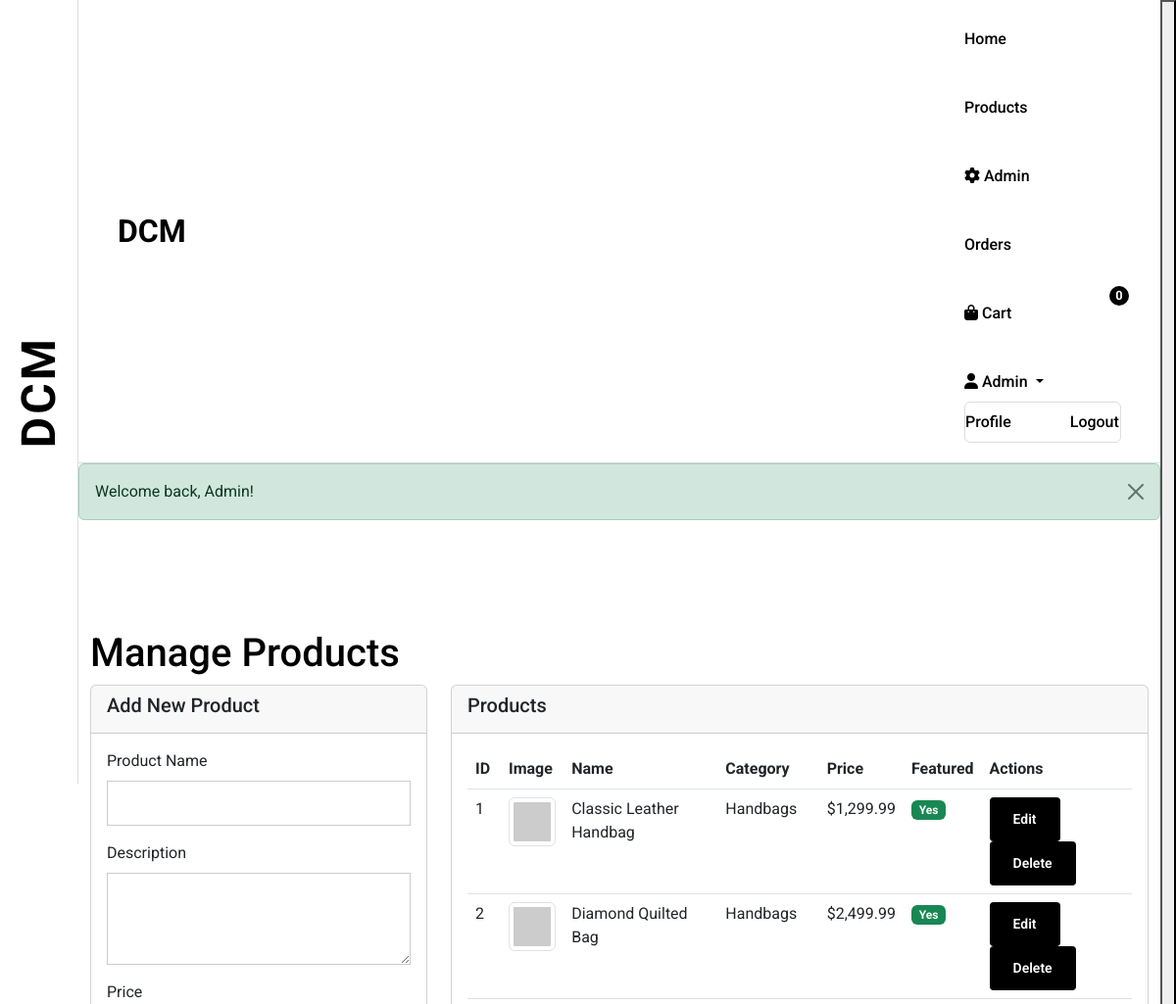
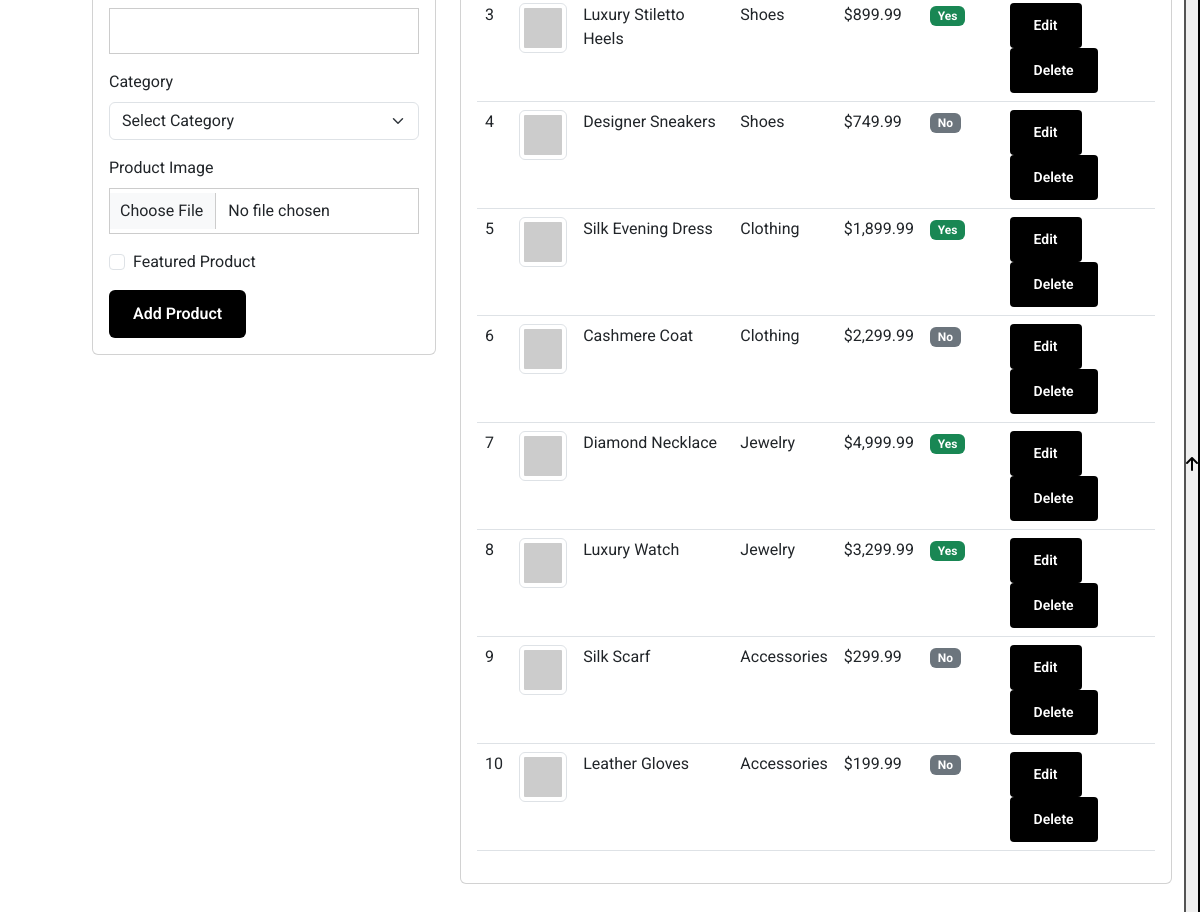
Screenshot of /?controller=admin&action=products (signed in) with the database file from the repository (2 pictures, top to bottom).
### tables this page shows
CREATE TABLE IF NOT EXISTS products (
    id INT AUTO_INCREMENT PRIMARY KEY,
    name VARCHAR(255) NOT NULL,
    description TEXT,
    price DECIMAL(10,2) NOT NULL,
    image VARCHAR(255),
    category_id INT,
    featured BOOLEAN DEFAULT FALSE,
    created_at TIMESTAMP DEFAULT CURRENT_TIMESTAMP,
    updated_at TIMESTAMP DEFAULT CURRENT_TIMESTAMP ON UPDATE CURRENT_TIMESTAMP,
    FOREIGN KEY (category_id) REFERENCES categories(id) ON DELETE SET NULL
);

CREATE TABLE IF NOT EXISTS categories (
    id INT AUTO_INCREMENT PRIMARY KEY,
    name VARCHAR(100) NOT NULL,
    description TEXT,
    created_at TIMESTAMP DEFAULT CURRENT_TIMESTAMP,
    updated_at TIMESTAMP DEFAULT CURRENT_TIMESTAMP ON UPDATE CURRENT_TIMESTAMP
);

### controllers/BaseController.php (called while the page is built, shortened)
<?php
abstract class BaseController
{
    protected function render($view, $data = [])
    {
        extract($data);
        include "views/{$view}.php";
    }
}

### controllers/AdminController.php (called while the page is built, shortened)
<?php
class AdminController extends BaseController
{
    public function products()
    {
        $productModel = new Product();
        $categoryModel = new Category();
        $products = $productModel->getAll();
        $categories = $categoryModel->getAll();
        $this->render('admin/products', [
            'products' => $products,
            'categories' => $categories
        ]);
    }
}

### config/database.php (called while the page is built, shortened)
<?php
require_once 'config.php';
class Database
{
    private static $instance = null;
    private $host;
    private $dbname;
    private $username;
    private $password;
    private $port;
    private $pdo;
    private function __construct()
    {
        $this->host = DB_HOST;
        $this->dbname = DB_NAME;
        $this->username = DB_USER;
        $this->password = DB_PASS;
        $this->port = DB_PORT;
    }
    public static function getInstance()
    {
        if (self::$instance === null) {
            self::$instance = new Database();
        }
        return self::$instance;
    }
    private function connect()
    {
        try {
            $dsn = "mysql:host={$this->host};port={$this->port};dbname={$this->dbname};charset=utf8mb4";
            $this->pdo = new PDO($dsn, $this->username, $this->password, [
                PDO::ATTR_ERRMODE => PDO::ERRMODE_EXCEPTION,
                PDO::ATTR_DEFAULT_FETCH_MODE => PDO::FETCH_ASSOC,
                PDO::ATTR_EMULATE_PREPARES => false
            ]);
        } catch (PDOException $e) {
            $error = 'Database connection failed: ' . $e->getMessage();
            debugLog($error);
            if (DEBUG_MODE) {
                die($error);
            } else {
                die('Database connection error. Please try again later.');
            }
        }
    }
    public function query($sql, $params = [])
    {
        try {
            $stmt = $this->pdo->prepare($sql);
            $stmt->execute($params);
            return $stmt;
        } catch (PDOException $e) {
            $error = 'Database query failed: ' . $e->getMessage();
            debugLog($error);
            throw new Exception($error);
        }
    }
}

### models/Product.php (called while the page is built, shortened)
<?php
class Product
{
    private $db;
    public function __construct()
    {
        $this->db = Database::getInstance();
    }
    public function getAll()
    {
        $sql = "SELECT p.*, c.name as category_name FROM products p
                LEFT JOIN categories c ON p.category_id = c.id
                ORDER BY p.created_at DESC";
        $stmt = $this->db->query($sql);
        return $stmt->fetchAll();
    }
}

### config/config.php (called while the page is built, shortened)
<?php
function formatPrice($price)
{
    return '$' . number_format((float)$price, 2);
}

### views/admin/products.php (the view, shortened to what this page needs)
<?php include 'views/layout/header.php'; ?>
<div class="container mt-5 pt-5">
    <div class="row">
        <div class="col-12">
            <h1 class="page-title">Manage Products</h1>
        </div>
    </div>
    <div class="row">
        <div class="col-md-4">
            <div class="card">
                <div class="card-header">
                    <h5>Add New Product</h5>
                </div>
                <div class="card-body">
                    <form method="POST" enctype="multipart/form-data">
                        <div class="mb-3">
                            <label for="name" class="form-label">Product Name</label>
                            <input type="text" class="form-control" id="name" name="name" required>
                        </div>
                        <div class="mb-3">
                            <label for="description" class="form-label">Description</label>
                            <textarea class="form-control" id="description" name="description" rows="3"></textarea>
                        </div>
                        <div class="mb-3">
                            <label for="price" class="form-label">Price</label>
                            <input type="number" class="form-control" id="price" name="price" step="0.01" required>
                        </div>
                        <div class="mb-3">
                            <label for="category_id" class="form-label">Category</label>
                            <select class="form-select" id="category_id" name="category_id" required>
                                <option value="">Select Category</option>
                            </select>
                        </div>
                        <div class="mb-3">
                            <label for="image" class="form-label">Product Image</label>
                            <input type="file" class="form-control" id="image" name="image" accept="image/*">
                        </div>
                        <div class="mb-3 form-check">
                            <input type="checkbox" class="form-check-input" id="featured" name="featured">
                            <label class="form-check-label" for="featured">Featured Product</label>
                        </div>
                        <button type="submit" class="btn btn-primary">Add Product</button>
                    </form>
                </div>
            </div>
        </div>
        <div class="col-md-8">
            <div class="card">
                <div class="card-header">
                    <h5>Products</h5>
                </div>
                <div class="card-body">
                    <div class="table-responsive">
                        <table class="table">
                            <thead>
                                <tr>
                                    <th>ID</th>
                                    <th>Image</th>
                                    <th>Name</th>
                                    <th>Category</th>
                                    <th>Price</th>
                                    <th>Featured</th>
                                    <th>Actions</th>
                                </tr>
                            </thead>
                            <tbody>
                                <?php foreach ($products as $product): ?>
                                    <tr>
                                        <td><?php echo $product['id']; ?></td>
                                        <td>
                                            <img src="<?php echo $product['image'] ? 'uploads/products/' . $product['image'] : 'https://via.placeholder.com/50x50'; ?>"
                                                alt="<?php echo htmlspecialchars($product['name']); ?>"
                                                class="img-thumbnail" style="width: 50px; height: 50px;">
                                        </td>
                                        <td><?php echo htmlspecialchars($product['name']); ?></td>
                                        <td><?php echo htmlspecialchars($product['category_name']); ?></td>
                                        <td><?php echo formatPrice($product['price']); ?></td>
                                        <td>
                                            <span class="badge bg-<?php echo $product['featured'] ? 'success' : 'secondary'; ?>">
                                                <?php echo $product['featured'] ? 'Yes' : 'No'; ?>
                                            </span>
                                        </td>
                                        <td>
                                            <button class="btn btn-sm btn-outline-primary edit-product"
                                                data-id="<?php echo $product['id']; ?>"
                                                data-name="<?php echo htmlspecialchars($product['name']); ?>"
                                                data-description="<?php echo htmlspecialchars($product['description']); ?>"
                                                data-price="<?php echo $product['price']; ?>"
                                                data-category-id="<?php echo $product['category_id']; ?>"
                                                data-featured="<?php echo $product['featured']; ?>">
                                                Edit
                                            </button>
                                            <form method="POST" style="display: inline;">
                                                <button type="submit" class="btn btn-sm btn-outline-danger"
                                                    onclick="return confirm('Are you sure?')">Delete</button>
                                            </form>
                                        </td>
                                    </tr>
                                <?php endforeach; ?>
                            </tbody>
                        </table>
                    </div>
                </div>
            </div>
        </div>
    </div>
</div>
<?php include 'views/layout/footer.php'; ?>

### rows the page displays
products: id "1", name "Classic Leather Handbag", category.name "Handbags", price "$1,299.99", featured "Yes"
products: id "2", name "Diamond Quilted Bag", category.name "Handbags", price "$2,499.99", featured "Yes"
products: id "3", name "Luxury Stiletto Heels", category.name "Shoes", price "$899.99", featured "Yes"
products: id "4", name "Designer Sneakers", category.name "Shoes", price "$749.99", featured "No"
products: id "5", name "Silk Evening Dress", category.name "Clothing", price "$1,899.99", featured "Yes"
products: id "6", name "Cashmere Coat", category.name "Clothing", price "$2,299.99", featured "No"
products: id "7", name "Diamond Necklace", category.name "Jewelry", price "$4,999.99", featured "Yes"
products: id "8", name "Luxury Watch", category.name "Jewelry", price "$3,299.99", featured "Yes"
products: id "9", name "Silk Scarf", category.name "Accessories", price "$299.99", featured "No"
products: id "10", name "Leather Gloves", category.name "Accessories", price "$199.99", featured "No"

### other values shown
$cartModel->getItemCount($_SESSION['user_id']) "0"
$_SESSION['user_name'] "Admin"
$_SESSION['success'] "Welcome back, Admin!"
